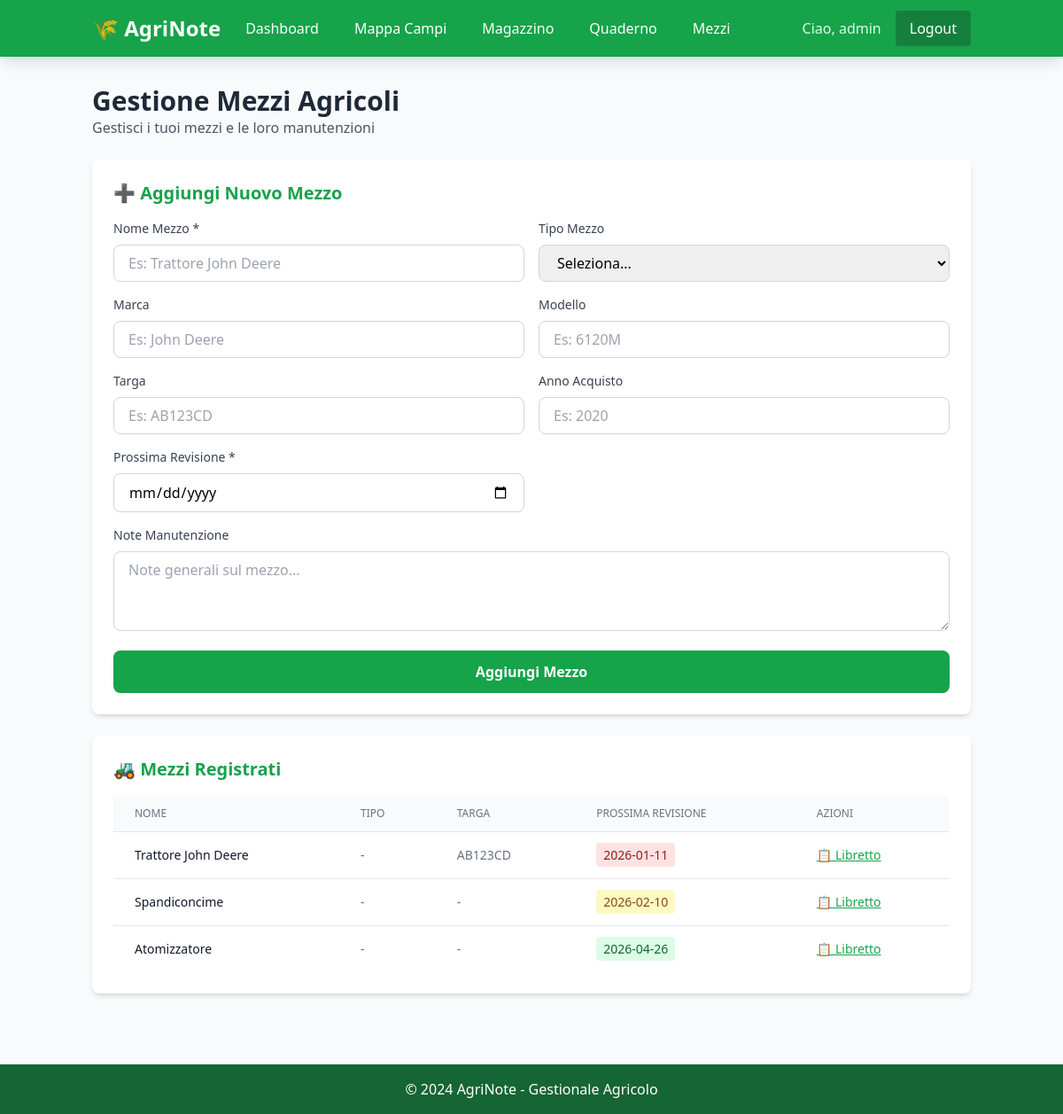
Screenshot of /mezzi (signed in) with the database file from the repository.
### models.py (models this page shows)
class User(Base):
    __tablename__ = "users"
    id = Column(Integer, primary_key=True, index=True)
    username = Column(String, unique=True, index=True, nullable=False)
    password_hash = Column(String, nullable=False)
    aziende = relationship("Azienda", back_populates="user", cascade="all, delete-orphan")

class Mezzo(Base):
    __tablename__ = "mezzi"
    id = Column(Integer, primary_key=True, index=True)
    azienda_id = Column(Integer, ForeignKey("aziende.id"), nullable=False)
    nome = Column(String, nullable=False)
    targa = Column(String, nullable=True)
    data_revisione = Column(Date, nullable=False)
    note_manutenzione = Column(Text, nullable=True)
    tipo_mezzo = Column(String, nullable=True)  # Es: "Trattore", "Spandiconcime", etc.
    marca = Column(String, nullable=True)
    modello = Column(String, nullable=True)
    anno_acquisto = Column(Integer, nullable=True)
    azienda = relationship("Azienda", back_populates="mezzi")
    interventi = relationship("InterventoManutenzione", back_populates="mezzo", cascade="all, delete-orphan")

### main.py (the view)
@app.get("/mezzi", response_class=HTMLResponse)
async def mezzi_page(request: Request, db: Session = Depends(get_db)):
    user = require_auth(request, db)
    azienda = db.query(Azienda).filter(Azienda.user_id == user.id).first()
    if not azienda:
        raise HTTPException(status_code=404, detail="Azienda non trovata")
    mezzi = db.query(Mezzo).filter(Mezzo.azienda_id == azienda.id).all()
    return templates.TemplateResponse("mezzi.html", {
        "request": request,
        "user": user,
        "azienda": azienda,
        "mezzi": mezzi,
        "oggi": date.today()
    })

### templates/mezzi.html (shortened to what this page needs)
{% extends "base.html" %}
{% block content %}
<div class="mb-6">
    <h2 class="text-3xl font-bold text-gray-800">Gestione Mezzi Agricoli</h2>
    <p class="text-gray-600">Gestisci i tuoi mezzi e le loro manutenzioni</p>
</div>
<div class="bg-white rounded-lg shadow-md p-6 mb-6">
    <h3 class="text-xl font-semibold text-green-600 mb-4">➕ Aggiungi Nuovo Mezzo</h3>
    <form method="POST" action="/mezzi/nuovo" class="grid grid-cols-1 md:grid-cols-2 gap-4">
        <div>
            <label for="nome" class="block text-sm font-medium text-gray-700 mb-2">
                Nome Mezzo *
            </label>
            <input
                type="text"
                id="nome"
                name="nome"
                required
                class="w-full px-4 py-2 border border-gray-300 rounded-lg focus:ring-2 focus:ring-green-500"
                placeholder="Es: Trattore John Deere"
            >
        </div>
        <div>
            <label for="tipo_mezzo" class="block text-sm font-medium text-gray-700 mb-2">
                Tipo Mezzo
            </label>
            <select
                id="tipo_mezzo"
                name="tipo_mezzo"
                class="w-full px-4 py-2 border border-gray-300 rounded-lg focus:ring-2 focus:ring-green-500"
            >
                <option value="">Seleziona...</option>
            </select>
        </div>
        <div>
            <label for="marca" class="block text-sm font-medium text-gray-700 mb-2">
                Marca
            </label>
            <input
                type="text"
                id="marca"
                name="marca"
                class="w-full px-4 py-2 border border-gray-300 rounded-lg focus:ring-2 focus:ring-green-500"
                placeholder="Es: John Deere"
            >
        </div>
        <div>
            <label for="modello" class="block text-sm font-medium text-gray-700 mb-2">
                Modello
            </label>
            <input
                type="text"
                id="modello"
                name="modello"
                class="w-full px-4 py-2 border border-gray-300 rounded-lg focus:ring-2 focus:ring-green-500"
                placeholder="Es: 6120M"
            >
        </div>
        <div>
            <label for="targa" class="block text-sm font-medium text-gray-700 mb-2">
                Targa
            </label>
            <input
                type="text"
                id="targa"
                name="targa"
                class="w-full px-4 py-2 border border-gray-300 rounded-lg focus:ring-2 focus:ring-green-500"
                placeholder="Es: AB123CD"
            >
        </div>
        <div>
            <label for="anno_acquisto" class="block text-sm font-medium text-gray-700 mb-2">
                Anno Acquisto
            </label>
            <input
                type="number"
                id="anno_acquisto"
                name="anno_acquisto"
                min="1900"
                max="2024"
                class="w-full px-4 py-2 border border-gray-300 rounded-lg focus:ring-2 focus:ring-green-500"
                placeholder="Es: 2020"
            >
        </div>
        <div>
            <label for="data_revisione" class="block text-sm font-medium text-gray-700 mb-2">
                Prossima Revisione *
            </label>
            <input
                type="date"
                id="data_revisione"
                name="data_revisione"
                required
                class="w-full px-4 py-2 border border-gray-300 rounded-lg focus:ring-2 focus:ring-green-500"
            >
        </div>
        <div class="md:col-span-2">
            <label for="note_manutenzione" class="block text-sm font-medium text-gray-700 mb-2">
                Note Manutenzione
            </label>
            <textarea
                id="note_manutenzione"
                name="note_manutenzione"
                rows="3"
                class="w-full px-4 py-2 border border-gray-300 rounded-lg focus:ring-2 focus:ring-green-500"
                placeholder="Note generali sul mezzo..."
            ></textarea>
        </div>
        <div class="md:col-span-2">
            <button
                type="submit"
                class="w-full bg-green-600 hover:bg-green-700 text-white font-semibold py-3 rounded-lg transition duration-200"
            >
                Aggiungi Mezzo
            </button>
        </div>
    </form>
</div>
<div class="bg-white rounded-lg shadow-md p-6">
    <h3 class="text-xl font-semibold text-green-600 mb-4">🚜 Mezzi Registrati</h3>
    {% if mezzi %}
    <div class="overflow-x-auto">
        <table class="min-w-full divide-y divide-gray-200">
            <thead class="bg-gray-50">
                <tr>
                    <th class="px-6 py-3 text-left text-xs font-medium text-gray-500 uppercase">Nome</th>
                    <th class="px-6 py-3 text-left text-xs font-medium text-gray-500 uppercase">Tipo</th>
                    <th class="px-6 py-3 text-left text-xs font-medium text-gray-500 uppercase">Targa</th>
                    <th class="px-6 py-3 text-left text-xs font-medium text-gray-500 uppercase">Prossima Revisione</th>
                    <th class="px-6 py-3 text-left text-xs font-medium text-gray-500 uppercase">Azioni</th>
                </tr>
            </thead>
            <tbody class="bg-white divide-y divide-gray-200">
                {% for mezzo in mezzi %}
                <tr>
                    <td class="px-6 py-4 whitespace-nowrap text-sm font-medium text-gray-900">{{ mezzo.nome }}</td>
                    <td class="px-6 py-4 whitespace-nowrap text-sm text-gray-500">{{ mezzo.tipo_mezzo or "-" }}</td>
                    <td class="px-6 py-4 whitespace-nowrap text-sm text-gray-500">{{ mezzo.targa or "-" }}</td>
                    <td class="px-6 py-4 whitespace-nowrap text-sm">
                        <span class="px-2 py-1 rounded {% if (mezzo.data_revisione - oggi).days < 30 %}bg-red-100 text-red-800{% elif (mezzo.data_revisione - oggi).days < 60 %}bg-yellow-100 text-yellow-800{% else %}bg-green-100 text-green-800{% endif %}">
                            {{ mezzo.data_revisione }}
                        </span>
                    </td>
                    <td class="px-6 py-4 whitespace-nowrap text-sm">
                        <a href="/mezzi/{{ mezzo.id }}/libretto" class="text-green-600 hover:text-green-800 underline">
                            📋 Libretto
                        </a>
                    </td>
                </tr>
                {% endfor %}
            </tbody>
        </table>
    </div>
    {% else %}
    <p class="text-gray-500">Nessun mezzo registrato. Aggiungi il primo mezzo!</p>
    {% endif %}
</div>
{% endblock %}

### templates/base.html (shortened to what this page needs)
<!DOCTYPE html>
<html lang="it">
<head>
    <script src="https://cdn.tailwindcss.com"></script>
    <link rel="stylesheet" href="https://unpkg.com/leaflet@1.9.4/dist/leaflet.css" />
</head>
<body class="bg-gray-50">
    <nav class="bg-green-600 text-white shadow-lg">
        <div class="container mx-auto px-4 py-3">
            <div class="flex justify-between items-center">
                <div class="flex items-center space-x-4">
                    <h1 class="text-2xl font-bold">🌾 AgriNote</h1>
                    <a href="/dashboard" class="hover:text-green-200 px-3 py-2 rounded">Dashboard</a>
                    <a href="/mappa" class="hover:text-green-200 px-3 py-2 rounded">Mappa Campi</a>
                    <a href="/magazzino" class="hover:text-green-200 px-3 py-2 rounded">Magazzino</a>
                    <a href="/quaderno" class="hover:text-green-200 px-3 py-2 rounded">Quaderno</a>
                    <a href="/mezzi" class="hover:text-green-200 px-3 py-2 rounded">Mezzi</a>
                </div>
                <div class="flex items-center space-x-4">
                    {% if user %}
                    <span class="text-green-100">Ciao, {{ user.username }}</span>
                    <a href="/logout" class="bg-green-700 hover:bg-green-800 px-4 py-2 rounded">Logout</a>
                    {% endif %}
                </div>
            </div>
        </div>
    </nav>
    <main class="container mx-auto px-4 py-8">
        {% block content %}{% endblock %}
    </main>
    <footer class="bg-green-800 text-white text-center py-4 mt-12">
        <p>&copy; 2024 AgriNote - Gestionale Agricolo</p>
    </footer>
</body>
</html>

### templates/base.html (style rules this page uses)
body { font-family: 'Segoe UI', Tahoma, Geneva, Verdana, sans-serif; }

### rows the page displays
User: username "admin"
Mezzo: nome "Trattore John Deere", tipo_mezzo "-", targa "AB123CD", data_revisione "2026-01-11"
Mezzo: nome "Spandiconcime", tipo_mezzo "-", targa "-", data_revisione "2026-02-10"
Mezzo: nome "Atomizzatore", tipo_mezzo "-", targa "-", data_revisione "2026-04-26"
